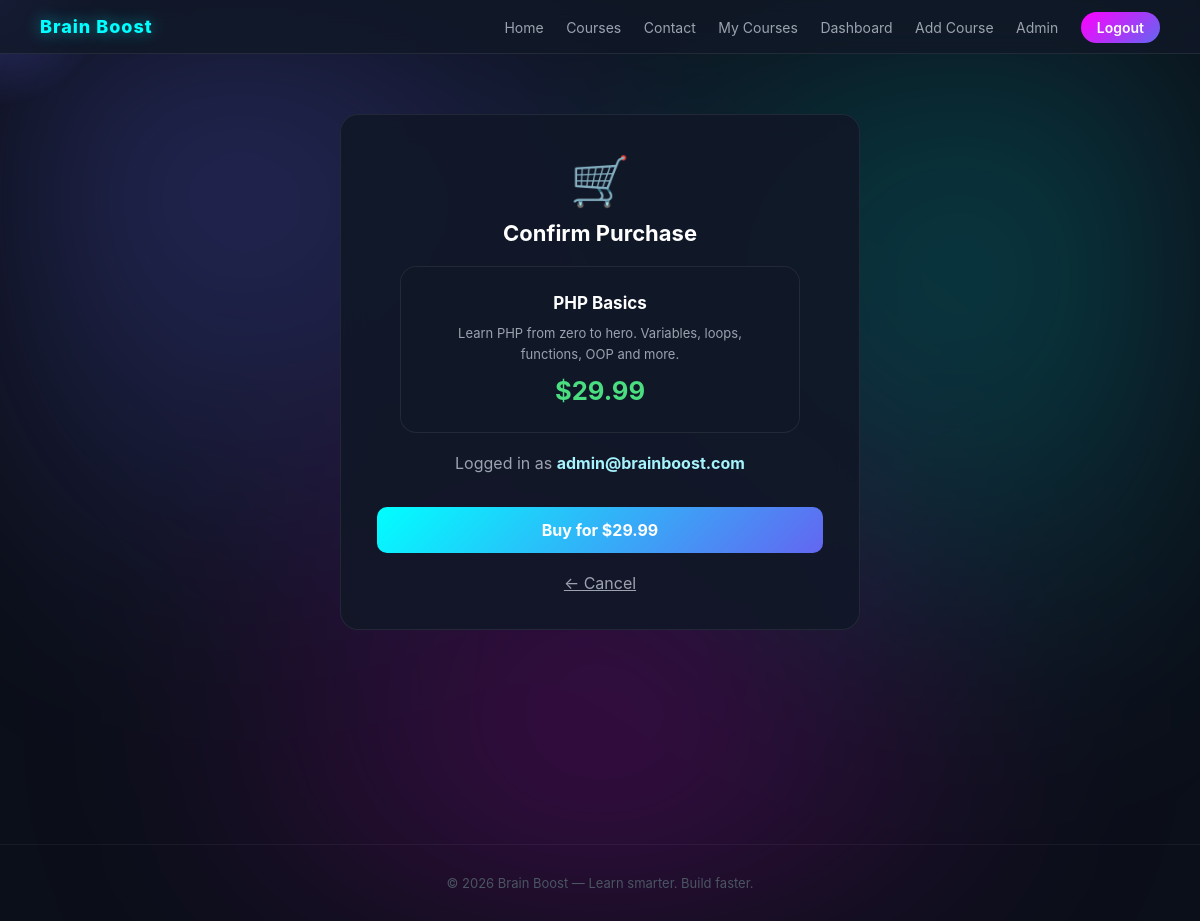
The app's page /buy_course.php?id=1 (signed in) with its own data.
### tables this page shows
CREATE TABLE IF NOT EXISTS courses (
    id          INT AUTO_INCREMENT PRIMARY KEY,
    title       VARCHAR(200) NOT NULL,
    description TEXT         NOT NULL,
    price       DECIMAL(8,2) NOT NULL DEFAULT 0.00,
    instructor  VARCHAR(100) NOT NULL,
    file_path   VARCHAR(300) DEFAULT NULL,
    video_url   VARCHAR(500) DEFAULT NULL,
    created_at  TIMESTAMP DEFAULT CURRENT_TIMESTAMP
);

### helpers.php (called while the page is built, shortened)
<?php
function sanitize($input): string {
    return htmlspecialchars(trim((string)($input ?? '')), ENT_QUOTES, 'UTF-8');
}
function findCourse(int $id): ?array {
    try {
        $db   = getDB();
        $stmt = $db->prepare('SELECT * FROM courses WHERE id = ? LIMIT 1');
        $stmt->execute([$id]);
        $row = $stmt->fetch();
        return $row ?: null;
    } catch (PDOException $e) {
        error_log('findCourse error: ' . $e->getMessage());
        return null;
    }
}

### buy_course.php (the view, shortened to what this page needs)
<?php
require_once 'helpers.php';
$id     = intval($_GET['id'] ?? 0);
$course = findCourse($id);
include 'header.php';
?>
<div class="form-wrapper">
    <div class="card wide-card" style="max-width:520px;text-align:center;">
        <div style="font-size:3rem;margin-bottom:10px;">🛒</div>
        <h2>Confirm Purchase</h2>
        <div class="course-card" style="margin:20px auto;max-width:400px;">
            <h3><?= sanitize($course['title']) ?></h3>
            <p class="course-desc"><?= sanitize($course['description']) ?></p>
            <div class="course-price" style="font-size:1.6rem;">$<?= number_format($course['price'], 2) ?></div>
        </div>
        <p style="color:#9ca3af;margin-bottom:20px;">
            Logged in as <strong style="color:#a5f3fc;"><?= sanitize($_SESSION['user']['email']) ?></strong>
        </p>
        <form method="POST">
            <button type="submit" name="confirm_buy"
                    style="background:linear-gradient(135deg,#00ffff,#6366f1);font-size:16px;">
                Buy for $<?= number_format($course['price'], 2) ?>
            </button>
        </form>
        <br>
        <a href="courses.php" style="color:#9ca3af;">&larr; Cancel</a>
    </div>
</div>
<?php include 'footer.php'; ?>

### style.css (style rules this page uses)
*, *::before, *::after { box-sizing: border-box; }
body { font-family: 'Inter', 'Segoe UI', sans-serif; margin: 0; background: #0b0f19; color: #e5e7eb; min-height: 100vh; }
.card { position: relative; width: 400px; padding: 36px; border-radius: 18px; background: rgba(17,24,39,0.9); backdrop-filter: blur(14px); border: 1px solid rgba(255,255,255,0.07); text-align: center; }
.card h2 { margin: 0 0 6px; font-size: 22px; color: #fff; }
button[type="submit"], button { width: 100%; padding: 13px; margin-top: 14px; border-radius: 10px; border: none; background: linear-gradient(135deg, #6366f1, #8b5cf6); color: #fff; font-weight: 700; font-size: 15px; cursor: pointer; transition: transform 0.2s, box-shadow 0.2s; font-family: inherit; }
.course-card { background: rgba(17,24,39,0.85); border: 1px solid rgba(255,255,255,0.08); border-radius: 16px; padding: 26px; text-align: center; backdrop-filter: blur(10px); transition: transform 0.2s, box-shadow 0.2s; display: flex; flex-direction: column; gap: 10px; }
.course-card h3 { margin: 0; font-size: 17px; color: #fff; }
.course-desc { color: #9ca3af; font-size: 13px; line-height: 1.6; margin: 0; }
.course-price { color: #4ade80; font-weight: 700; font-size: 15px; }
.form-wrapper { min-height: calc(100vh - 70px); display: flex; justify-content: center; align-items: flex-start; padding: 60px 20px; }
.wide-card { width: 100%; max-width: 680px; text-align: left; }
.wide-card h2 { text-align: center; margin-bottom: 20px; color: #fff; }

### records on screen
courses: title "PHP Basics", description "Learn PHP from zero to hero. Variables, loops, functions, OOP and more.", price "29.99"

### other values on screen
$_SESSION['user']['email'] "admin@brainboost.com"
